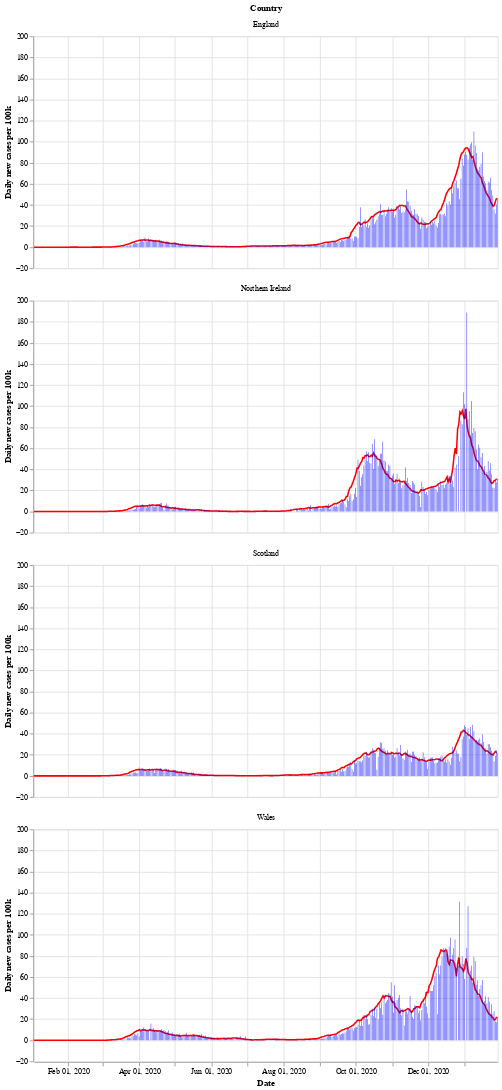

Write notebook code for a chart like this one.
### Markdown cell above
Next is a bar chart of the number of new cases in each country (per 100k population), with the 7 day moving average of cases. Again we see that Wales saw a longer period of raising and falling cases compared to the other countries.

After a period of cases falling, each nation is now seeing a rise in the number of cases - especially in Wales.

### Code cell
# collapse
bars = alt.Chart(uk_cases).mark_bar().encode(
    x=alt.X("yearmonthdate(date):T", axis=alt.Axis(title='Date')),
    y=alt.Y("newCasesRate:Q", axis=alt.Axis(title='Daily new cases per 100k')),
    tooltip='newCasesRate',
    color=alt.condition(
        alt.datum.dailyChange > 0,
        alt.value("orange"),  # The positive color
        alt.value("blue")  # The negative color
    )
).properties(title='New cases per 100k population with rolling 7 day average', width=600).interactive()
line = alt.Chart(uk_cases).mark_line(
    color='red',
    size=2,
).transform_window(
    rolling_mean='mean(newCasesRate)',
    frame=[0, 7],
    groupby=['areaName']
).encode(
    x='yearmonthdate(date):T',
    y='rolling_mean:Q'
)
alt.layer(line, bars, data=uk_cases).facet(alt.Row('areaName', title='Country'), columns=1)

### Figure 1 — Vega-Lite specification as saved in the notebook (floating-point values rounded to 4 significant figures; data arrays with more than 128 entries replaced by an {"elided": "..."} marker saying what was removed)
{"config": {"view": {"continuousWidth": 400, "continuousHeight": 300}}, "data": {"name": "data-bddd286979b7d6e0a24275c805817fbe"}, "facet": {"type": "nominal", "field": "areaName", "title": "Country"}, "spec": {"layer": [{"mark": {"type": "line", "color": "red", "size": 2}, "encoding": {"x": {"type": "temporal", "field": "date", "timeUnit": "yearmonthdate"}, "y": {"type": "quantitative", "field": "rolling_mean"}}, "transform": [{"window": [{"op": "mean", "field": "newCasesRate", "as": "rolling_mean"}], "frame": [0, 7], "groupby": ["areaName"]}]}, {"mark": "bar", "encoding": {"color": {"condition": {"value": "orange", "test": "(datum.dailyChange > 0)"}, "value": "blue"}, "tooltip": {"type": "quantitative", "field": "newCasesRate"}, "x": {"type": "temporal", "axis": {"title": "Date"}, "field": "date", "timeUnit": "yearmonthdate"}, "y": {"type": "quantitative", "axis": {"title": "Daily new cases per 100k"}, "field": "newCasesRate"}}, "selection": {"selector002": {"type": "interval", "bind": "scales", "encodings": ["x", "y"]}}, "title": "New cases per 100k population with rolling 7 day average", "width": 600}]}, "columns": 1, "$schema": "https://vega.github.io/schema/vega-lite/v4.8.1.json", "datasets": {"data-bddd286979b7d6e0a24275c805817fbe": {"elided": "1568 records"}}}
